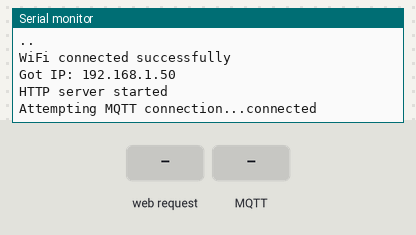
Bench run of a sketch on a simulated ESP32. Shown: the last lines printed to the serial monitor. The test bench sets the inputs (shaded band). WiFi joins after 1.5 s; servers stay silent unless stated; no MQTT or app messages arrive unless stated.

Above: at 3.3 s.
3.4 s: HTTP request GET /handle-order?startPoint=1&endPoint=1 received
At 4.1 s:
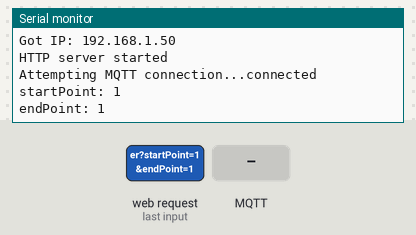
4.9 s: MQTT message "1" arrives on the first subscribed topic
At 5.2 s:
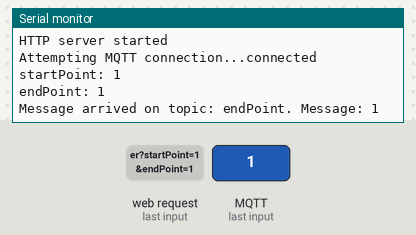
6.4 s: MQTT message "on" arrives on the first subscribed topic
At 7.6 s:
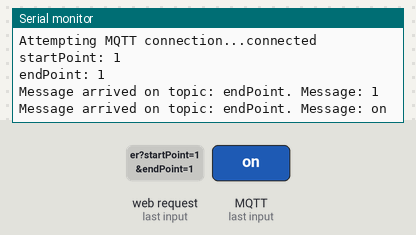
7.9 s: MQTT message "off" arrives on the first subscribed topic
At 8.7 s:
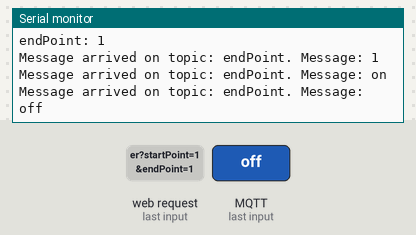
9.4 s: MQTT message "1" arrives on the second subscribed topic
At 9.9 s:
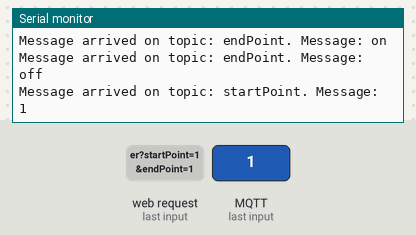
10.9 s: MQTT message "on" arrives on the second subscribed topic
At 12.3 s:
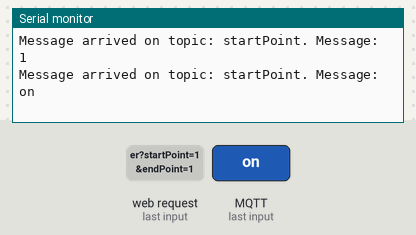

The sketch:

webserverCode.ino
```cpp
#include <WiFi.h>
#include <PubSubClient.h>
#include <WebServer.h>
#include "utilities.h"


//client for publishing mqtt
const char* mqtt_server = "192.168.137.85";
WiFiClient espClient;
PubSubClient client(espClient);
long LastMsg=0;
char msg[50];

//server for html
WebServer server(80);  // Object of WebServer(HTTP port, 80 is defult)

void setup() {
  Serial.begin(115200);
  Serial.println("Try Connecting to ");
  Serial.println(ssid);

  // Connect to your wi-fi modem
  WiFi.begin(ssid, password);

  // Check wi-fi is connected to wi-fi network
  while (WiFi.status() != WL_CONNECTED) {
  delay(1000);
  Serial.print(".");
  }
  Serial.println("");
  Serial.println("WiFi connected successfully");
  Serial.print("Got IP: ");
  Serial.println(WiFi.localIP());  //Show ESP32 IP on serial

  //mqtt
  client.setServer(mqtt_server, 1883);
  client.setCallback(callback);


  //webserver
  server.on("/", handle_root);
  server.on("/handle-order", handleOrderPath);
  server.begin();
  Serial.println("HTTP server started");
  delay(100);
}

void loop() {

  if (!client.connected()) {
    reconnect();
  }
  client.loop();
  server.handleClient();
}

// HTML & CSS contents which display on web server
String HTML = "<!DOCTYPE html>\
<html>\
<style>\
h1{font-family: Arial}\
h2{font-family: Arial}\
select{font-family: Arial;width: 60; height: 20}\
</style>\
<body>\
<h1>Midjo taxi AS</h1>\
<div>\
<form action='/handle-order'>\
<div>\
<h2>Velg startpunkt</h2>\
<select name='startPoint' required>\
<option value=\"nidarosdommen\">nidarosdommen</option>\
<option value=\"Midjostasjonen\">Midjostasjonen</option>\
<option value=\"Blindvei\">Blindvei</option>\
<option value=\"Midjoveien1\">Midjoveien1</option>\
<option value=\"Midjoveien2\">Midjoveien2</option>\
<option value=\"Midjoveien3\">Midjoveien3</option>\
<option value=\"Midjoveien4\">Midjoveien4</option>\
<option value=\"Midjoveien5\">Midjoveien5</option>\
<option value=\"Midjoveien6\">Midjoveien6</option>\
<option value=\"Midjoveien7\">Midjoveien7</option>\
<option value=\"Midjoveien8\">Midjoveien8</option>\
<option value=\"Gloshaugen\">Gloshaugen</option>\
</select>\
</div>\
<div>\
<h2>Velg sluttpunkt</h2>\
<select name='endPoint' required>\
<option value=\"nidarosdommen\">nidarosdommen</option>\
<option value=\"Midjostasjonen\">Midjostasjonen</option>\
<option value=\"Blindvei\">Blindvei</option>\
<option value=\"Midjoveien1\">Midjoveien1</option>\
<option value=\"Midjoveien2\">Midjoveien2</option>\
<option value=\"Midjoveien3\">Midjoveien3</option>\
<option value=\"Midjoveien4\">Midjoveien4</option>\
<option value=\"Midjoveien5\">Midjoveien5</option>\
<option value=\"Midjoveien6\">Midjoveien6</option>\
<option value=\"Midjoveien7\">Midjoveien7</option>\
<option value=\"Midjoveien8\">Midjoveien8</option>\
<option value=\"Gloshaugen\">Gloshaugen</option>\
</select>\
</div>\
<div>\
<input type=\"submit\" value=\"bestill\" onClick=\"fetch(location.href).then(()=>location.reload())\">\
</div>\
</form>\
</div>\
</body>\
</html>";

// Handle root url (/)
void handle_root() {
  server.send(200, "text/html", HTML);
}


//Handle an order
void handleOrderPath(){
    if(server.hasArg("startPoint") && server.hasArg("endPoint")){
      String startPoint = server.arg("startPoint");
      String endPoint = server.arg("endPoint");

      client.publish("startPoint", startPoint.c_str());
      client.publish("endPoint",endPoint.c_str()) ;//endPoint.c_str())

      Serial.print("startPoint: ");
      Serial.println(startPoint);
      Serial.print("endPoint: ");
      Serial.println(endPoint);

    }


    server.sendHeader("Location", "/");
    // Respond to the http request with the status code 200
    // which means everything is ok and the request was
    // successful
    server.send(200);
}


void reconnect() {
  // Loop until we're reconnected
  while (!client.connected()) {
    Serial.print("Attempting MQTT connection...");
    // Attempt to connect

//--------------------------------------------------
    if (client.connect("ESP82699lient")) {
      Serial.println("connected");
      // Subscribe
      client.subscribe("endPoint");
      client.subscribe("startPoint");
    } else {
      Serial.print("failed, rc=");
      Serial.print(client.state());
      Serial.println(" try again in 5 seconds");
      // Wait 5 seconds before retrying
      delay(5000);
    }
  }
}

void callback(char* topic, byte* message, unsigned int length) {  // function that converts recived information
  Serial.print("Message arrived on topic: ");
  Serial.print(topic);  // what topic was recieved
  Serial.print(". Message: ");
  String messageTemp = "";            //declares a string to hold information
  for (int i = 0; i < length; i++) {  //converts char array to complete string
    Serial.print((char)message[i]);
    messageTemp += (char)message[i];
  }
  Serial.println("");
   //checks if topic is currency


}
```

utilities.h
```cpp
#pragma once

// SSID & Password
const char *ssid = "iphone";
const char *password = "gruppec29";

void setup_wifi() {
  delay(10);
  // We start by connecting to a WiFi network
  Serial.println();
  Serial.print("Connecting to ");
  Serial.println(ssid);

  WiFi.begin(ssid, password);

  while (WiFi.status() != WL_CONNECTED) {
    delay(500);
    Serial.print(".");
  }

  Serial.println("");
  Serial.println("WiFi connected");
  Serial.println("IP address: ");
  Serial.println(WiFi.localIP());
}
```

Measured:
- after the input at 3.4 s, the serial monitor: prints a new line at once (image 1)
- after the input at 4.9 s, the serial monitor: prints a new line at once (image 2)
- after the input at 6.4 s, the serial monitor: prints a new line at once (image 3)
- after the input at 7.9 s, the serial monitor: prints a new line at once (image 4)
- after the input at 9.4 s, the serial monitor: prints a new line at once (image 5)
- after the input at 10.9 s, the serial monitor: prints a new line at once (image 6)
